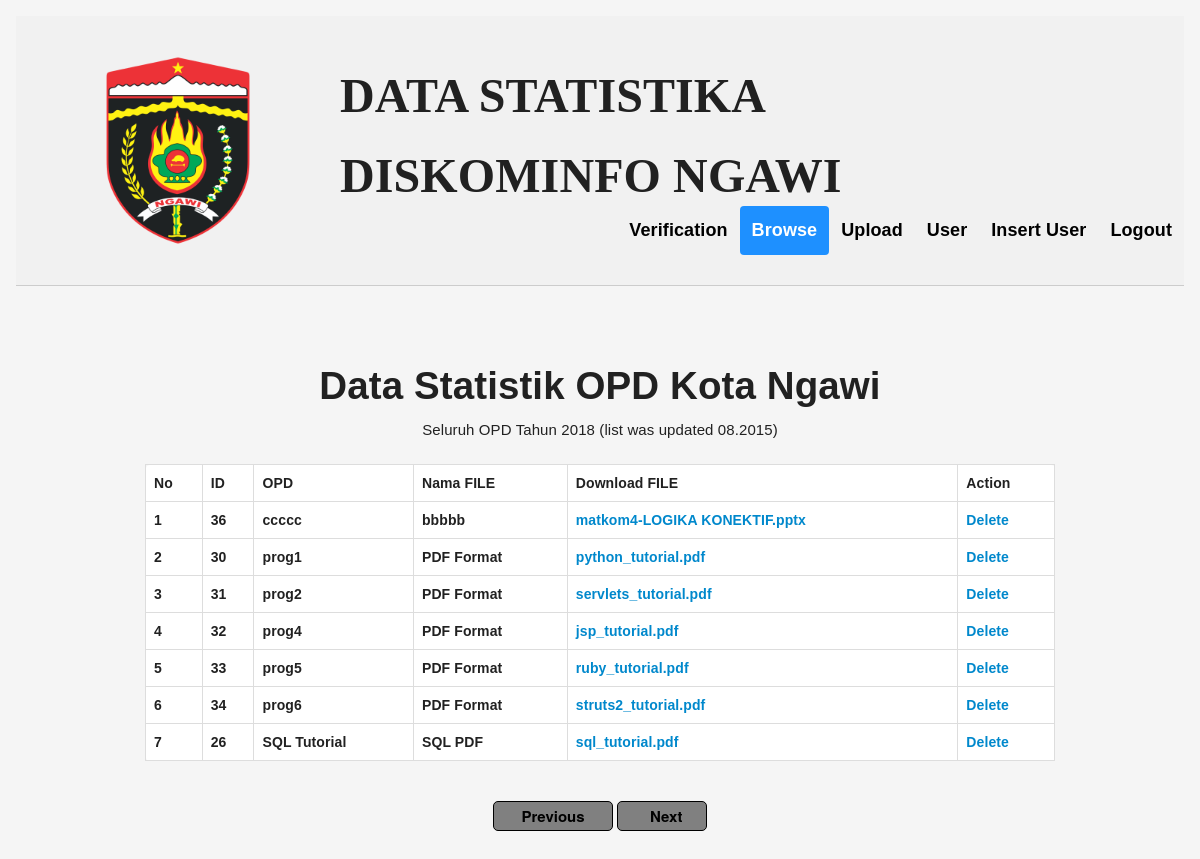
/browse_admin.php (signed in), run on the app's committed database.
### tables this page shows
CREATE TABLE `presentation` (
  `id` int(11) NOT NULL,
  `subject` varchar(100) NOT NULL,
  `topic` varchar(100) NOT NULL,
  `file` varchar(100) NOT NULL
);

### browse_admin.php (the view, shortened to what this page needs)
<!DOCTYPE HTML PUBLIC "-//W3C//DTD HTML 4.01 Frameset//EN" "http://www.w3.org/TR/html4/frameset.dtd">
<html xmlns="http://www.w3.org/1999/xhtml">
  <head>
    <link rel="stylesheet" href="https://stackpath.bootstrapcdn.com/bootstrap/4.1.3/css/bootstrap.min.css">
    <link rel="stylesheet" href="p//maxcdn.bootstrapcdn.com/font-awesome/4.2.0/css/font-awesome.min.css">
    <link rel="stylesheet" href="http://maxcdn.bootstrapcdn.com/font-awesome/4.2.0/css/font-awesome.min.css">
    <link rel="stylesheet" href="https://maxcdn.bootstrapcdn.com/bootstrap/3.3.7/css/bootstrap.min.css">
    <link rel="stylesheet" href="css/bootstrap.min.css" />
  </head>
</head>
<body>
<div class="header">
  <a href="browse.php" class="logo"><img src="images/Ngawi.png" width="300" height="auto"></a>
  <br>
  <br>
  <h1><font face="Arial black" size="72">DATA STATISTIKA <br><br>DISKOMINFO NGAWI</font></h1>
  <div class="header-right">
  	<a class="" href="verification.php">Verification</a>
    <a class="active" href="browse_admin.php">Browse</a>
    <a class=""href="upload_admin.php">Upload</a>
    <a class=""href="user.php">User</a>
    <a class=""href="insert_user.php">Insert User</a>
    <a class=""href="logout.php">Logout</a>
  </div>
</div>
<br>
<br>
<br>
<div id="maincontainer">
   <div id="demo">
  <h1 align="center">Data Statistik OPD Kota Ngawi</h1>
  <h2>Seluruh OPD Tahun 2018 (list was updated 08.2015)</h2>
<div class="container home">
 <table class="table table-bordered">
  <thead>
   <tr>
     <th><font face="Arial">No</font></th>
     <th><font face="Arial">ID</font></th>
    <th><font face="Arial">OPD</font></th>
    <th><font face="Arial">Nama FILE</font></th>
  <th><font face="Arial">Download FILE </font></th>
  <th><font face="Arial">Action </font></th>
  </tr>
   </thead>
    <tbody>
  <?php
  $link=mysql_connect("localhost","root","","presentation");
  $q="select count(*) \"total\"  from presentation";
  $ros=mysql_query($q,$link);
  $row=(mysql_fetch_array($ros));
  $total=$row['total'];
  $dis=10;
  $total_page=ceil($total/$dis);
  $page_cur=(isset($_GET['page']))?$_GET['page']:1;
  $k=($page_cur-1)*$dis;
  $q="SELECT * FROM presentation ORDER BY subject ASC limit $k,$dis";
  $ros=mysql_query($q,$link);
  $i=1;
  while($row=mysql_fetch_array($ros))
  {
    echo '<tr>';
    echo '<td align=center>' . $i;
    echo '<td align=center>' . $row['id'];
    echo '<td align=center>' . $row['subject'];
    echo '<td align=center>' .$row['topic'];
    echo "<td align=center><a title='Click here to download in file.'
         href='download.php?id={$row['file']}'>{$row['file']} </a>";
    echo "<td align=center><a title='Click here to delete file.'
         href='delete.php?id={$row['id']}' onclick='return checkDelete()'>Delete </a>";
    echo '</tr>';
    $i++;
  }
  echo '</table>';
  echo '<br/>';
  echo '<center>';
  if($page_cur>1)
  {
   echo '<a href="browse.php?page='.($page_cur-1).'" style="cursor:pointer;color:grey;" ><input style="cursor:pointer;background-color:grey;border:1px black solid;border-radius:5px;width:120px;height:30px;color:white;font-size:15px;font-weight:bold;" type="button" value=" Previous "></a> ';
     }
  else
  {
    echo '<input style="background-color:grey;border:1px black solid;border-radius:5px;width:120px;height:30px;color:black;font-size:15px;font-weight:bold;" type="button" value=" Previous "> ';
  }
  if($page_cur<$total_page)
  {
    echo '<a href="browse.php?page='.($page_cur+1).'"><input style="cursor:pointer;background-color:grey ;border:1px black solid;border-radius:5px;width:90px;height:30px;color:white;font-size:15px;font-weight:bold;" type="button" value=" Next "></a>';
  }
  else
  {
   echo '<input style="background-color:grey ;border:1px black solid;border-radius:5px;width:90px;height:30px;color:black;font-size:15px;font-weight:bold;" type="button" value="   Next "> ';
     }
   echo '</center>';
?>
</div>
</body>
</html>

### novan.css (style rules this page uses)
html { font-family: sans-serif; -webkit-text-size-adjust: 100%; -ms-text-size-adjust: 100%; }
* { margin: 0; padding: 0; }
body { text-align: left; font-family: Helvetica, Verdana, Arial, sans-serif; font-size: 11pt; }
img { border: 0; }
a, a:active { text-decoration: none; background-color: inherit; color: #18507C; }
body { margin:0; padding:0; line-height: 1.5em; -webkit-font-smoothing: antialiased; -moz-osx-font-smoothing: grayscale; font-family: 'Source Sans Pro', 'Helvetica Neue', Helvetica, Arial, sans-serif; font-weight: 400; overflow-x: hidden; overflow-y: auto; }
table { border-spacing: 0; border-collapse: collapse; background-color: transparent; }
td, th { padding: 0; }
#maincontainer { width: 940px; margin: 0 auto; }
.table > thead > tr > th, .table > tbody > tr > th, .table > tfoot > tr > th, .table > thead > tr > td, .table > tbody > tr > td, .table > tfoot > tr > td { border-top: 1px solid #f4f4f4; }
.table > thead > tr > th { border-bottom: 2px solid #f4f4f4; }
.table-bordered { border: 1px solid #f4f4f4; }
.table-bordered > thead > tr > th, .table-bordered > tbody > tr > th, .table-bordered > tfoot > tr > th, .table-bordered > thead > tr > td, .table-bordered > tbody > tr > td, .table-bordered > tfoot > tr > td { border: 1px solid #f4f4f4; }
.table-bordered > thead > tr > th, .table-bordered > thead > tr > td { border-bottom-width: 2px; }
.table { border-collapse: collapse !important; }
.table td, .table th { background-color: #fff !important; }
.table-bordered th, .table-bordered td { border: 1px solid #ddd !important; }
th { text-align: left; }
.table { width: 100%; max-width: 100%; margin-bottom: 20px; }
.table > thead > tr > th, .table > tbody > tr > th, .table > tfoot > tr > th, .table > thead > tr > td, .table > tbody > tr > td, .table > tfoot > tr > td { padding: 8px; line-height: 1.42857143; vertical-align: top; border-top: 1px solid #ddd; }
.table > thead > tr > th { vertical-align: bottom; border-bottom: 2px solid #ddd; }
.table > caption + thead > tr:first-child > th, .table > colgroup + thead > tr:first-child > th, .table > thead:first-child > tr:first-child > th, .table > caption + thead > tr:first-child > td, .table > colgroup + thead > tr:first-child > td, .table > thead:first-child > tr:first-child > td { border-top: 0; }
.table-bordered { border: 1px solid #ddd; }
.table-bordered > thead > tr > th, .table-bordered > tbody > tr > th, .table-bordered > tfoot > tr > th, .table-bordered > thead > tr > td, .table-bordered > tbody > tr > td, .table-bordered > tfoot > tr > td { border: 1px solid #ddd; }

### browse_admin.php (style rules this page uses)
*, *:after, *:before { -webkit-box-sizing: border-box; -moz-box-sizing: border-box; box-sizing: border-box; }
html, body { position: relative; min-height: 100%; height: 100%; }
html { position: relative; overflow-x: visible; margin: 16px; padding: 0; min-height: 100%; font-size: 62.5%; // For rem units support }
body { font-family: 'RobotoDraft', 'Roboto', 'Helvetica Neue, Helvetica, Arial', sans-serif; font-style: normal; font-weight: 300; font-size: 1.4rem; line-height: 2rem; letter-spacing: 0.01rem; color: #212121; background-color: #f5f5f5; // Font Rendering -webkit-font-smoothing: antialiased; -moz-osx-font-smoothing: grayscale; text-rendering: optimizeLegibility; }
#demo { margin: 20px auto; max-width: 960px; }
#demo h2 { font-size: 1.5rem; line-height: 2.8rem; letter-spacing: 0.01rem; font-weight: 400; color: #212121; text-align: center; }
* { box-sizing: border-box; }
body { margin: 0; font-family: Arial; }
.header { overflow: hidden; background-color: #f1f1f1; padding: 20px 10px; }
.header a { float: left; color: black; text-align: center; padding: 12px; text-decoration: none; font-size: 18px; line-height: 25px; border-radius: 4px; }
.header a.logo { font-size: 25px; font-weight: bold; }
.header a.active { background-color: dodgerblue; color: white; }
.header-right { float: right; }
.header { padding:10px 0; border-bottom:1px solid #CCC; }
body { font-size:14; font-weight:bold; }

### data on the page
presentation: id "36", subject "ccccc", topic "bbbbb", file "matkom4-LOGIKA KONEKTIF.pptx"
presentation: id "30", subject "prog1", topic "PDF Format", file "python_tutorial.pdf"
presentation: id "31", subject "prog2", topic "PDF Format", file "servlets_tutorial.pdf"
presentation: id "32", subject "prog4", topic "PDF Format", file "jsp_tutorial.pdf"
presentation: id "33", subject "prog5", topic "PDF Format", file "ruby_tutorial.pdf"
presentation: id "34", subject "prog6", topic "PDF Format", file "struts2_tutorial.pdf"
presentation: id "26", subject "SQL Tutorial", topic "SQL PDF", file "sql_tutorial.pdf"
